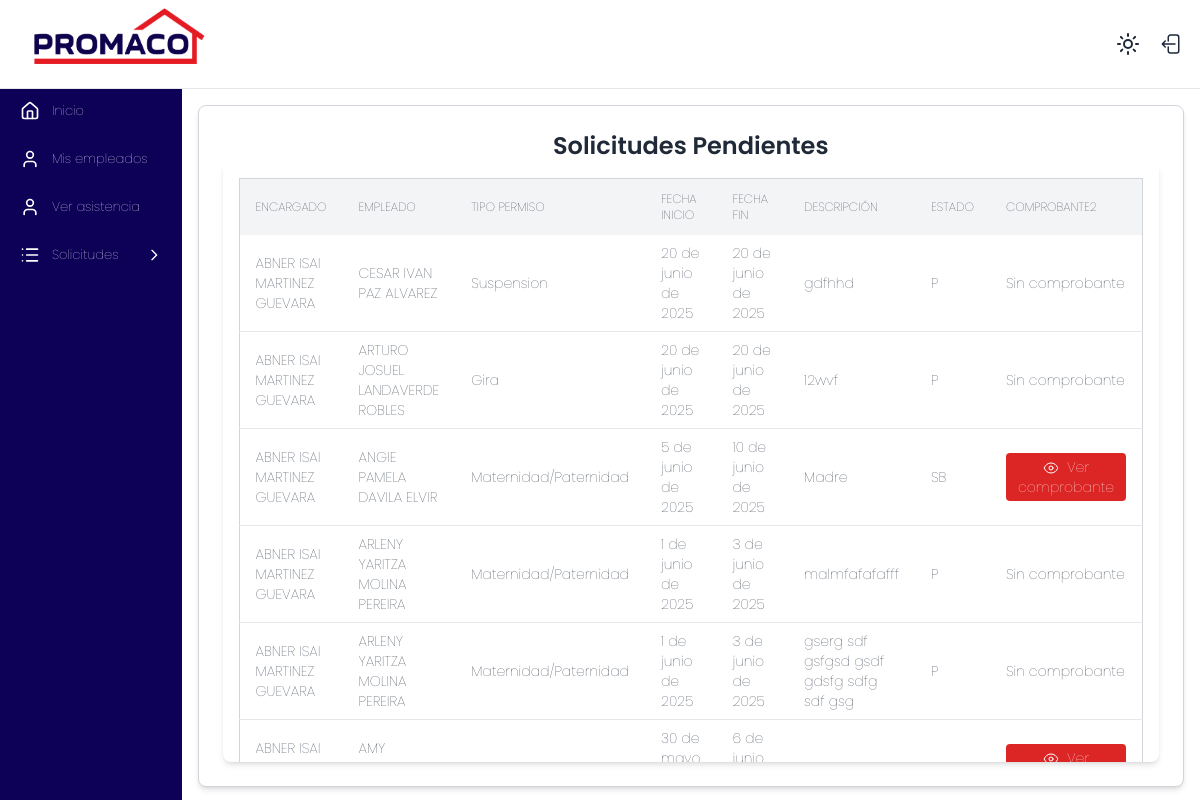
Screenshot of /marcaje/solicitudes-encargado/ (signed in) with the database file from the repository.
### marcaje/models.py (models this page shows, shortened)
class Permisos(models.Model):
    ESTADO_SOLICITUD = [
        ('P', 'Pendiente'),
        ('A', 'Aprobada'),
        ('SB', 'SUBSANADO'),
        ('R', 'Rechazada'),
    ]
    encargado = models.ForeignKey(Empleado, related_name="solicitudes_enviadas", on_delete=models.PROTECT)
    empleado = models.ForeignKey(Empleado, on_delete=models.CASCADE)
    tipo_permiso = models.ForeignKey(TipoPermisos, on_delete=models.PROTECT)
    fecha_inicio = models.DateField()
    fecha_final = models.DateField()
    fecha_solicitud = models.DateField(auto_now_add=True)
    hora_inicio = models.TimeField(null=True, blank=True)
    hora_final = models.TimeField(null=True, blank=True)
    descripcion = models.CharField(max_length=300)
    tiene_comprobante = models.BooleanField(default=False)
    estado_solicitud = models.CharField(max_length=2, choices=ESTADO_SOLICITUD, default='P')
    pendiente_subsanar = models.BooleanField(default=False)
    aprobacion_gerencial = models.BooleanField(default=False)

class Empleado(models.Model):
    user = models.OneToOneField(User, on_delete=models.SET_NULL, null=True, blank=True, related_name='empleado_marcaje')
    id_externo = models.IntegerField(unique=True)
    codigo = models.CharField(max_length=20)
    nombre = models.CharField(max_length=100)
    departamento = models.CharField(max_length=100)
    sucursal = models.ForeignKey(Sucursal, on_delete=models.PROTECT)
    es_encargado = models.BooleanField(default=False)
    class Meta:
        verbose_name = "Empleado"
        verbose_name_plural = "Empleados"
        ordering = ['nombre']
    def __str__(self):
        return f"{self.nombre} "

class TipoPermisos(models.Model):
    tipo = models.CharField(max_length=100)
    simbolo = models.CharField(max_length=5, null=True, blank=True)
    cod_color = models.CharField(max_length=10, null=True, blank=True)

### marcaje/views.py (the view)
        def _wrapped_view(request, *args, **kwargs):
            if not request.user.is_authenticated or not check(request.user):
                raise Http404("Página no encontrada")
            return view_func(request, *args, **kwargs)

### marcaje/context_processors.py (called while the page is built)
def empleados_a_cargo_context(request):
    empleados_cargo = []
    encargado_obj = None
    if request.user.is_authenticated:
        try:
            encargado = Empleado.objects.get(user=request.user)
            encargado_obj = encargado
            if encargado.es_encargado:
                empleados_cargo = Empleado.objects.filter(
                    encargado_asignado__encargado=encargado
                )
        except Empleado.DoesNotExist:
            encargado_obj = None
    return {'empleados_a_cargo_global': empleados_cargo, 'encargado': encargado_obj}

### marcaje/templatetags/auth_extras.py (called while the page is built)
@register.filter(name='has_group')
def has_group(user, group_name):
    return user.groups.filter(name=group_name).exists()

### marcaje/views.py (called while the page is built)
def grupo_requerido(nombre_grupo):
    def check(user):
        return user.groups.filter(name=nombre_grupo).exists()
    def decorator(view_func):
        def _wrapped_view(request, *args, **kwargs):
            if not request.user.is_authenticated or not check(request.user):
                raise Http404("Página no encontrada")
            return view_func(request, *args, **kwargs)
        return _wrapped_view
    return decorator

@login_required
@grupo_requerido('encargado')
def vista_solicitudes_encargado(request):
    try:
        encargado = Empleado.objects.get(user=request.user)
    except Empleado.DoesNotExist:
        return render(request, 'sin_permisos.html')
    permisos = Permisos.objects.filter(encargado=encargado.id, estado_solicitud__in=['P', 'SB']).order_by('-fecha_solicitud')
    context = []
    for permiso in permisos:
        comprobante = PermisoComprobante.objects.filter(permiso=permiso).first()
        context.append({
            'permiso': permiso,
            'comprobante': comprobante.comprobante.url if comprobante else None,
        })
    return render(request, 'solicitudes_encargado.html', {'solicitudes': context})

### marcaje/templates/solicitudes_encargado.html (shortened to what this page needs)
{% extends 'base.html' %}
{% block content %}
{% load static %}
<link rel="stylesheet" href="{% static 'styles/menu.css' %}">
 <div class="w-full max-w-7xl mx-auto bg-white dark:bg-gray-800 p-6 rounded-lg shadow-md border border-gray-300 ">
  <h2 class="text-2xl font-semibold text-center text-gray-800 dark:text-gray-200">Solicitudes Pendientes</h2>
  <div class="bg-white dark:bg-gray-800 max-h-[600px] shadow-md rounded-lg overflow-hidden">
    <div class="p-4 overflow-x-auto">
      <table id="permisos-pendientes" class="min-w-full text-sm text-left text-gray-800 dark:text-gray-200 border border-gray-300">
        <thead class="bg-gray-100 dark:bg-gray-600 sticky top-[0px] z-10 uppercase text-xs">
        <tr>
          <th class="px-4 py-3">Encargado</th>
          <th class="px-4 py-3">Empleado</th>
          <th class="px-4 py-3">Tipo Permiso</th>
          <th class="px-4 py-3">Fecha Inicio</th>
          <th class="px-4 py-3">Fecha Fin</th>
          <th class="px-4 py-3">Descripción</th>
          <th class="px-4 py-3">Estado</th>
          <th class="px-4 py-3">Comprobante2</th>
        </tr>
      </thead>
      <tbody class="divide-y divide-gray-200 dark:divide-gray-700">
        {% for p in solicitudes %}
        <tr class="hover:bg-gray-100 dark:hover:bg-gray-700 transition-colors duration-200">
          <td class="px-4 py-2">{{ p.permiso.encargado }}</td>
          <td class="px-4 py-2">{{ p.permiso.empleado }}</td>
          <td class="px-4 py-2">{{ p.permiso.tipo_permiso.tipo }}</td>
          <td class="px-4 py-2">{{ p.permiso.fecha_inicio }}</td>
          <td class="px-4 py-2">{{ p.permiso.fecha_final }}</td>
          <td class="px-4 py-2">{{ p.permiso.descripcion }}</td>
          <td class="px-4 py-2">{{ p.permiso.estado_solicitud }}</td>
          <td class="px-4 py-2">
            {% if p.comprobante %}
            <button type="button" href="{{ p.comprobante }}" target="_blank" onclick="window.open('{{ p.comprobante }}', '_blank', 'toolbar=0,location=0,menubar=0,width=800,height=600'); return false;" data-url="{{ p.comprobante.url }}"
              class="ver-archivo bg-red-600 text-white px-3 py-1 rounded hover:bg-red-700 text-sm hover:text-white transition">
              Ver comprobante
            </button>
            {% else %}
            <p>Sin comprobante</p>
            {% endif %}
          </td>
        </tr>
        {% endfor %}
      </tbody>
    </table>
  </div>
</div>
</div>
{% endblock %}

### static/styles/menu.css (style rules this page uses)
* { font-family: "Poppins", serif; font-weight: 100; font-style: normal; }
body { font-size: 13px; }

### rows the page displays
Permisos: permiso.encargado "ABNER ISAI MARTINEZ GUEVARA", permiso.empleado "CESAR IVAN PAZ ALVAREZ", permiso.tipo_permiso.tipo "Suspension", permiso.fecha_inicio "20 de junio de 2025", permiso.fecha_final "20 de junio de 2025", permiso.descripcion "gdfhhd", permiso.estado_solicitud "P", shows "Sin comprobante"
Permisos: permiso.encargado "ABNER ISAI MARTINEZ GUEVARA", permiso.empleado "ARTURO JOSUEL LANDAVERDE ROBLES", permiso.tipo_permiso.tipo "Gira", permiso.fecha_inicio "20 de junio de 2025", permiso.fecha_final "20 de junio de 2025", permiso.descripcion "12wvf", permiso.estado_solicitud "P", shows "Sin comprobante"
Permisos: permiso.encargado "ABNER ISAI MARTINEZ GUEVARA", permiso.empleado "ANGIE PAMELA DAVILA ELVIR", permiso.tipo_permiso.tipo "Maternidad/Paternidad", permiso.fecha_inicio "5 de junio de 2025", permiso.fecha_final "10 de junio de 2025", permiso.descripcion "Madre", permiso.estado_solicitud "SB"
Permisos: permiso.encargado "ABNER ISAI MARTINEZ GUEVARA", permiso.empleado "ARLENY YARITZA MOLINA PEREIRA", permiso.tipo_permiso.tipo "Maternidad/Paternidad", permiso.fecha_inicio "1 de junio de 2025", permiso.fecha_final "3 de junio de 2025", permiso.descripcion "malmfafafafff", permiso.estado_solicitud "P", shows "Sin comprobante"
Permisos: permiso.encargado "ABNER ISAI MARTINEZ GUEVARA", permiso.empleado "ARLENY YARITZA MOLINA PEREIRA", permiso.tipo_permiso.tipo "Maternidad/Paternidad", permiso.fecha_inicio "1 de junio de 2025", permiso.fecha_final "3 de junio de 2025", permiso.descripcion "gserg sdf gsfgsd gsdf gdsfg sdfg sdf gsg", permiso.estado_solicitud "P", shows "Sin comprobante"
Permisos: permiso.encargado "ABNER ISAI…", permiso.empleado "AMY…", permiso.fecha_inicio "30 de…", permiso.fecha_final "6 de…"
